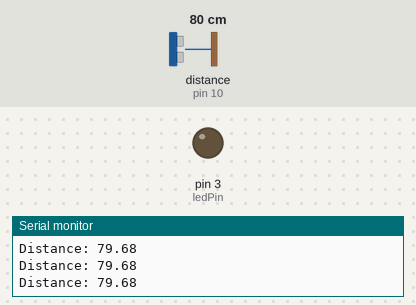
Simulated run of this sketch. Board: Arduino Uno, built with avr-gcc and run on an emulated ATmega328P. On the bench: output pins drawn as LEDs (lit = HIGH), the last lines printed to the serial monitor. Wiring (inferred from the names in the program): ultrasonic range finder: trigger pin 9; echo pin 10. The inputs (shaded band) are chosen by the test bench; at power-on: distance to the obstacle (sensor on pin 10) 80 cm. The echo pulse lasts 58.3 µs per cm; pins used as bus, display or sensor lines are not drawn.

Above: at 1.2 s.
1.3 s: distance to the obstacle (sensor on pin 10) set to 2 cm
At 3.8 s:
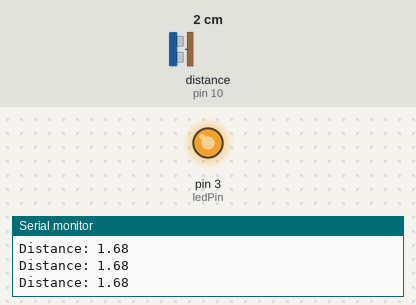
4.3 s: distance to the obstacle (sensor on pin 10) set to 4 cm
At 4.46 s:
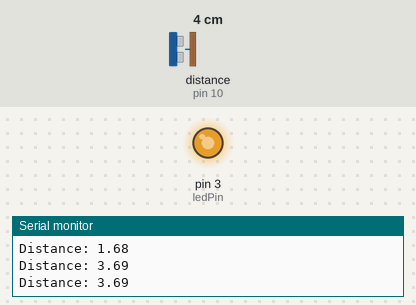
7.3 s: distance to the obstacle (sensor on pin 10) set to 18 cm
At 8.4 s:
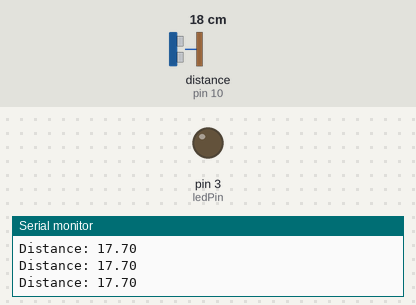
Timing chart, 0 to 10.3 s (numbered marks = the images above; inputs shaded):
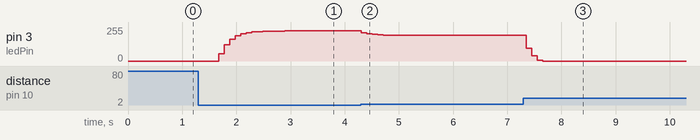

The sketch:

distance_sensor_led_ramp.ino
```cpp
#include <Arduino.h>

int ledPin = 3;
const int trigPin = 9;
const int echoPin = 10;

float duration, raw_distance, distance;
float max_distance = 15.;

float alpha = 0.4; // smoothing factor (0.1-0.3 typical)

void setup()
{
    pinMode(ledPin, OUTPUT);
    pinMode(trigPin, OUTPUT);
    pinMode(echoPin, INPUT);
    Serial.begin(9600);
}

void loop()
{
    digitalWrite(trigPin, LOW);
    delayMicroseconds(2);
    digitalWrite(trigPin, HIGH);
    delayMicroseconds(10);
    digitalWrite(trigPin, LOW);

    duration = pulseIn(echoPin, HIGH);
    raw_distance = (duration * 0.0343) / 2;

    Serial.print("\nDistance: ");
    Serial.print(raw_distance);

    distance = alpha * raw_distance + (1 - alpha) * distance;

    if (distance < max_distance)
        analogWrite(ledPin, int((1 - distance / max_distance) * 255));
    else
        analogWrite(ledPin, 0);

    delay(100);
}
```

Measured:
- after the input at 1.3 s, pin 3 (ledPin): moves from 0/255 to 226/255 over 1.2 s, starting after 0.38 s
- after the input at 4.3 s, pin 3 (ledPin): moves from 226/255 to 192/255 over 0.71 s, starting at once
- after the input at 7.3 s, pin 3 (ledPin): 192/255 → 97/255 after 0.05 s, → 39/255 0.10 s later, → 5/255 0.10 s later, → 0/255 0.10 s later
